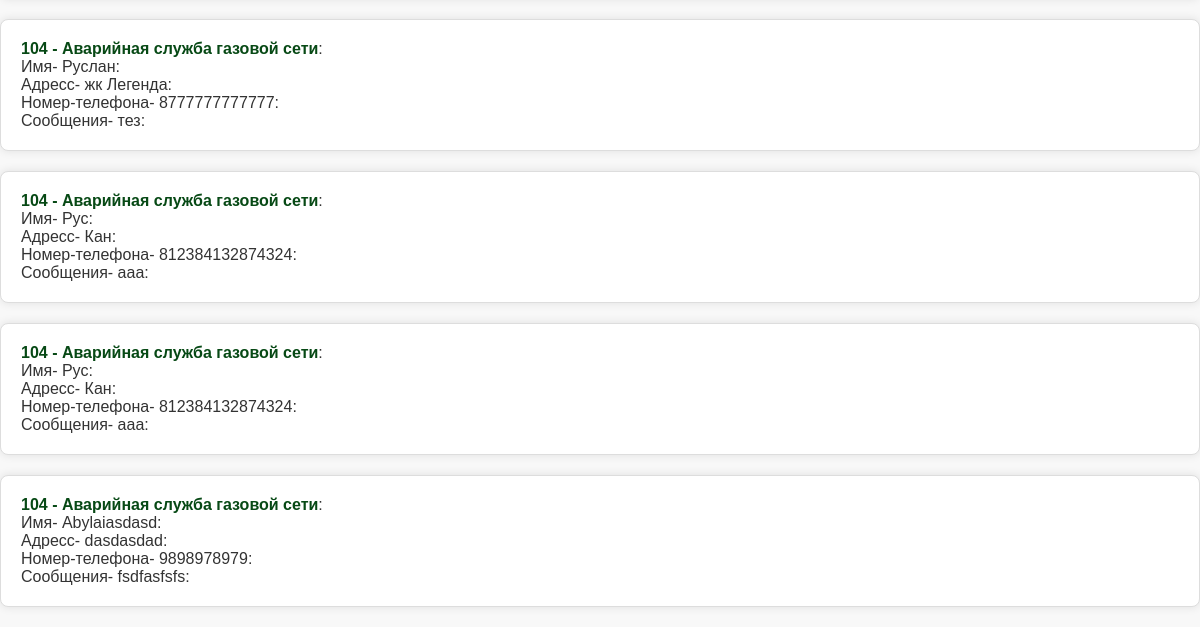
The page /moderator-notifications/ (lower part) on the database as committed earlier.
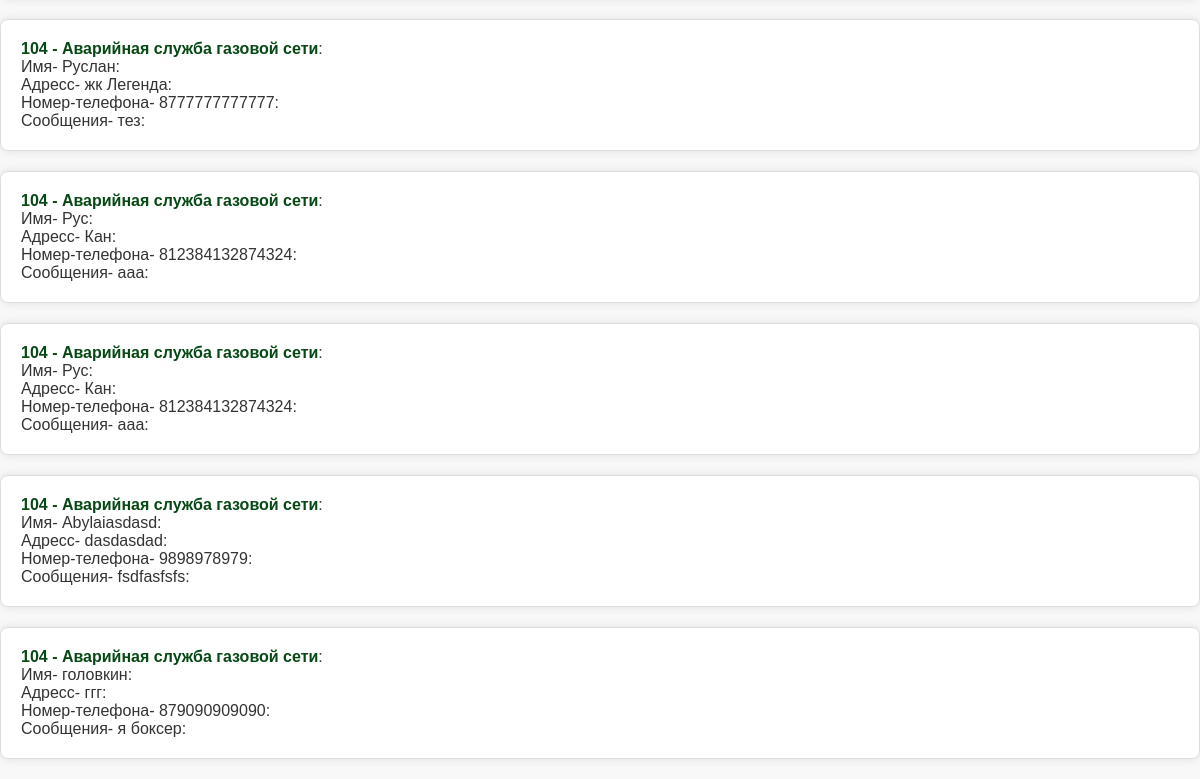
The same page on the database as committed later.
### back/models.py (models this page shows, shortened)
class Notification(models.Model):
    organ = models.ForeignKey(Organ, on_delete=models.CASCADE)
    name = models.CharField(max_length=50, default="")
    address = models.CharField(max_length=255)
    description = models.CharField(max_length=255, default="")
    phone_number = models.CharField(max_length=100, default="")
    timestamp = models.DateTimeField(auto_now_add=True)

class Organ(models.Model):
    title = models.CharField(max_length=100, default="Default Title")
    description = models.TextField(default="")

### back/views.py (the view)
# urls.py: path('moderator-notifications/', views.moderator_notifications, name='moderator_notifications'),
def moderator_notifications(request):
    notifications = Notification.objects.all()
    return render(request, 'back/moderator_notifications.html', {'notifications': notifications})

### back/templates/back/moderator_notifications.html (shortened to what this page needs)
{% load static %}
<!DOCTYPE html>
<html lang="en">
<head>
    <link rel="stylesheet" href="{% static 'back/css/moderator.css' %}">
</head>
<body>
    <ul>
        {% for notification in notifications %}
            <li>
                <strong>{{ notification.organ.title }} - {{ notification.organ.description }}</strong>:
                <br>
                Имя- {{ notification.name }}:
                <br>
                Адресс- {{ notification.address }}:
                <br>
                Номер-телефона- {{ notification.phone_number }}:
                <br>
                Сообщения- {{ notification.description }}:
            </li>
        {% endfor %}
    </ul>
</body>
</html>

Rows that differ between the two databases and show on the page:
added Notification: organ "104", organ.description "Аварийная служба газовой сети", name "головкин", address "ггг", phone_number "879090909090", description "я боксер"
